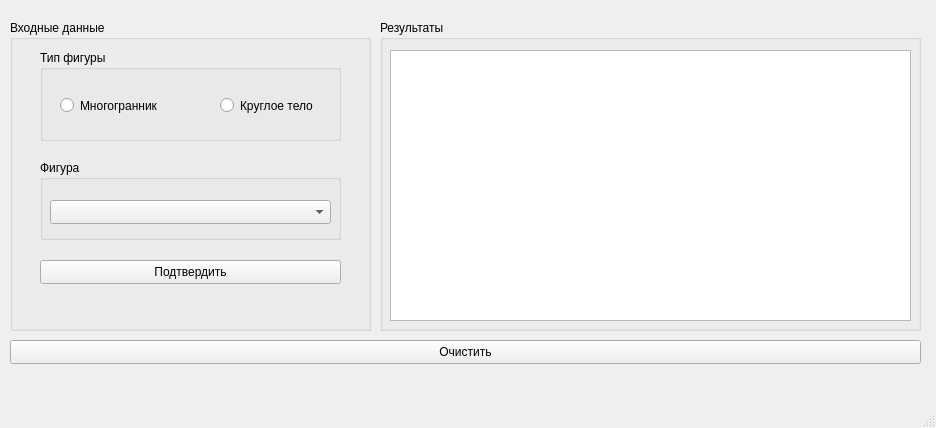
<?xml version="1.0" encoding="UTF-8"?>
<ui version="4.0">
 <class>MainWindow</class>
 <widget class="QMainWindow" name="MainWindow">
  <property name="geometry">
   <rect>
    <x>0</x>
    <y>0</y>
    <width>936</width>
    <height>428</height>
   </rect>
  </property>
  <property name="windowTitle">
   <string>MainWindow</string>
  </property>
  <widget class="QWidget" name="centralwidget">
   <widget class="QGroupBox" name="groupBox_3">
    <property name="geometry">
     <rect>
      <x>10</x>
      <y>20</y>
      <width>361</width>
      <height>311</height>
     </rect>
    </property>
    <property name="title">
     <string>Входные данные</string>
    </property>
    <widget class="QPushButton" name="applyTypeFigurePushButton">
     <property name="geometry">
      <rect>
       <x>30</x>
       <y>240</y>
       <width>301</width>
       <height>24</height>
      </rect>
     </property>
     <property name="text">
      <string>Подтвердить</string>
     </property>
    </widget>
    <widget class="QGroupBox" name="groupBox_2">
     <property name="geometry">
      <rect>
       <x>30</x>
       <y>140</y>
       <width>301</width>
       <height>80</height>
      </rect>
     </property>
     <property name="title">
      <string>Фигура</string>
     </property>
     <widget class="QComboBox" name="comboBox">
      <property name="geometry">
       <rect>
        <x>10</x>
        <y>40</y>
        <width>281</width>
        <height>24</height>
       </rect>
      </property>
     </widget>
    </widget>
    <widget class="QGroupBox" name="groupBox">
     <property name="geometry">
      <rect>
       <x>30</x>
       <y>30</y>
       <width>301</width>
       <height>91</height>
      </rect>
     </property>
     <property name="title">
      <string>Тип фигуры</string>
     </property>
     <widget class="QRadioButton" name="polyhedronRadioButton">
      <property name="geometry">
       <rect>
        <x>20</x>
        <y>40</y>
        <width>111</width>
        <height>31</height>
       </rect>
      </property>
      <property name="text">
       <string>Многогранник</string>
      </property>
     </widget>
     <widget class="QRadioButton" name="roundRadioButton">
      <property name="geometry">
       <rect>
        <x>180</x>
        <y>40</y>
        <width>111</width>
        <height>31</height>
       </rect>
      </property>
      <property name="text">
       <string>Круглое тело</string>
      </property>
     </widget>
    </widget>
   </widget>
   <widget class="QGroupBox" name="groupBox_4">
    <property name="geometry">
     <rect>
      <x>380</x>
      <y>20</y>
      <width>541</width>
      <height>311</height>
     </rect>
    </property>
    <property name="title">
     <string>Результаты</string>
    </property>
    <widget class="QTableView" name="tableView">
     <property name="geometry">
      <rect>
       <x>10</x>
       <y>30</y>
       <width>521</width>
       <height>271</height>
      </rect>
     </property>
    </widget>
   </widget>
   <widget class="QPushButton" name="resetPushButon">
    <property name="geometry">
     <rect>
      <x>10</x>
      <y>340</y>
      <width>911</width>
      <height>24</height>
     </rect>
    </property>
    <property name="text">
     <string>Очистить</string>
    </property>
   </widget>
  </widget>
  <widget class="QMenuBar" name="menubar">
   <property name="geometry">
    <rect>
     <x>0</x>
     <y>0</y>
     <width>936</width>
     <height>21</height>
    </rect>
   </property>
  </widget>
  <widget class="QStatusBar" name="statusbar"/>
 </widget>
 <resources/>
 <connections/>
</ui>
